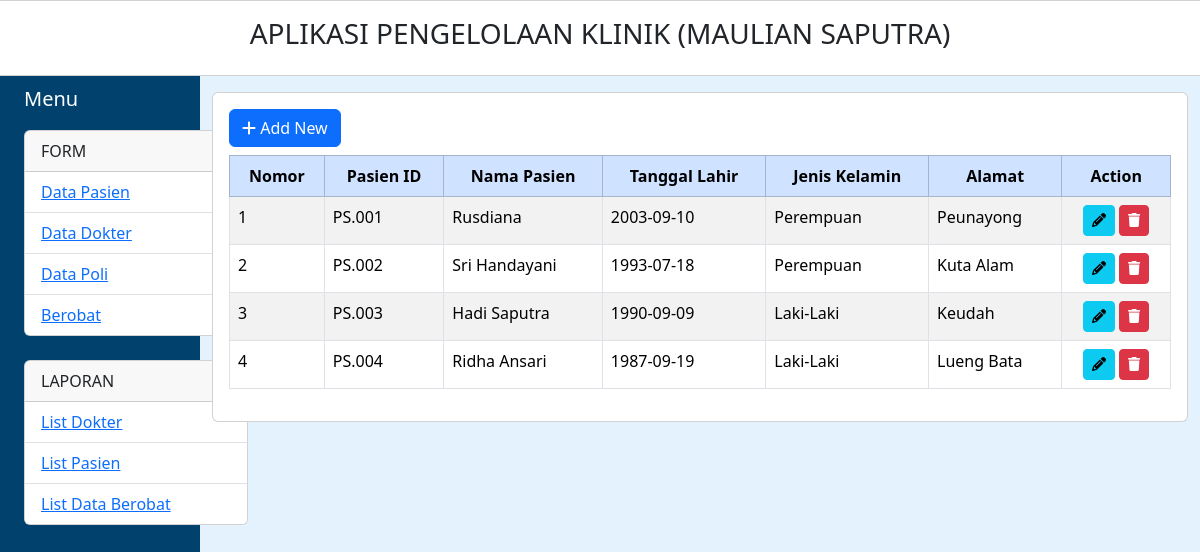
Screenshot of /pasien/index.php with the database file from the repository.
### tables this page shows
CREATE TABLE `pasien` (
  `PasienKlinik_ID` varchar(11) NOT NULL,
  `Nama_PasienKlinik` varchar(100) NOT NULL,
  `Tanggal_LahirPasien` date NOT NULL,
  `Jenis_KelaminPasien` varchar(20) NOT NULL,
  `Alamat_Pasien` varchar(100) NOT NULL
);

### pasien/index.php (the view, shortened to what this page needs)
<!DOCTYPE html>
<html lang="en">
<head>
    <link rel="stylesheet" href="../css/bootstrap.min.css">
    <link rel="stylesheet" href="../css/all.min.css">
</head>
<body style="background-color:#e3f2fd;">
<div class="row">
        <div class="card m-auto text-center">
            <div class="card-body">
                <h3 class="card-title">APLIKASI PENGELOLAAN KLINIK (MAULIAN SAPUTRA)</h3>
            </div>
        </div>
        </div>
<div class="container-fluid">
    <div class="row flex-nowrap">
        <?php include_once("../menu.php") ?>
        <div class="col py-3">
        <div class="card m-auto">
            <div class="card-body">
                <a title="Tambah Data Baru" href="#" class="btn btn-primary mb-2"><i class="fa fa-plus"></i> Add New</a>
                    <table class="table table-striped table-bordered">
                        <thead>
                            <tr class="table-primary text-center">
                                <th  scope="col">Nomor</th>
                                <th scope="col">Pasien ID</th>
                                <th scope="col">Nama Pasien</th>
                                <th scope="col">Tanggal Lahir</th>
                                <th scope="col">Jenis Kelamin</th>
                                <th scope="col">Alamat</th>
                                <th scope="col">Action</th>
                            </tr>
                        </thead>
                        <tbody>
                            <?php
                            include_once("../koneksi.php");
                            $sql = "SELECT * FROM pasien";
                            $qry = mysqli_query($con,$sql);
                            $no = 1;
                            foreach($qry as $list){
                            ?>
                            <tr>
                                <td><?=$no++?></td>
                                <td><?=$list['PasienKlinik_ID']?></td>
                                <td><?=$list['Nama_PasienKlinik']?></td>
                                <td><?=$list['Tanggal_LahirPasien']?></td>
                                <td><?=$list['Jenis_KelaminPasien']?></td>
                                <td><?=$list['Alamat_Pasien']?></td>
                                <td class="text-center">
                                    <a title="Edit Data <?=$list['PasienKlinik_ID']?>" class="btn btn-sm btn-info" href="#"><i class="fa fa-pencil"></i></a>
                                    <button title="Hapus Data <?=$list['PasienKlinik_ID']?>" type="button" class="btn btn-danger btn-sm" data-bs-toggle="modal" data-bs-target="#exampleModal<?=$list['PasienKlinik_ID']?>">
                                    <i class="fa fa-trash"></i>
                                    </button>
                                </td>
                            </tr>
                            <?php
                            }
                            ?>
                        </tbody>
                    </table>
                </div>
            </div>
        </div>
    </div>
</div>
</body>
</html>

### rows the page displays
pasien: PasienKlinik_ID "PS.001", Nama_PasienKlinik "Rusdiana", Tanggal_LahirPasien "2003-09-10", Jenis_KelaminPasien "Perempuan", Alamat_Pasien "Peunayong"
pasien: PasienKlinik_ID "PS.002", Nama_PasienKlinik "Sri Handayani", Tanggal_LahirPasien "1993-07-18", Jenis_KelaminPasien "Perempuan", Alamat_Pasien "Kuta Alam"
pasien: PasienKlinik_ID "PS.003", Nama_PasienKlinik "Hadi Saputra", Tanggal_LahirPasien "1990-09-09", Jenis_KelaminPasien "Laki-Laki", Alamat_Pasien "Keudah"
pasien: PasienKlinik_ID "PS.004", Nama_PasienKlinik "Ridha Ansari", Tanggal_LahirPasien "1987-09-19", Jenis_KelaminPasien "Laki-Laki", Alamat_Pasien "Lueng Bata"
